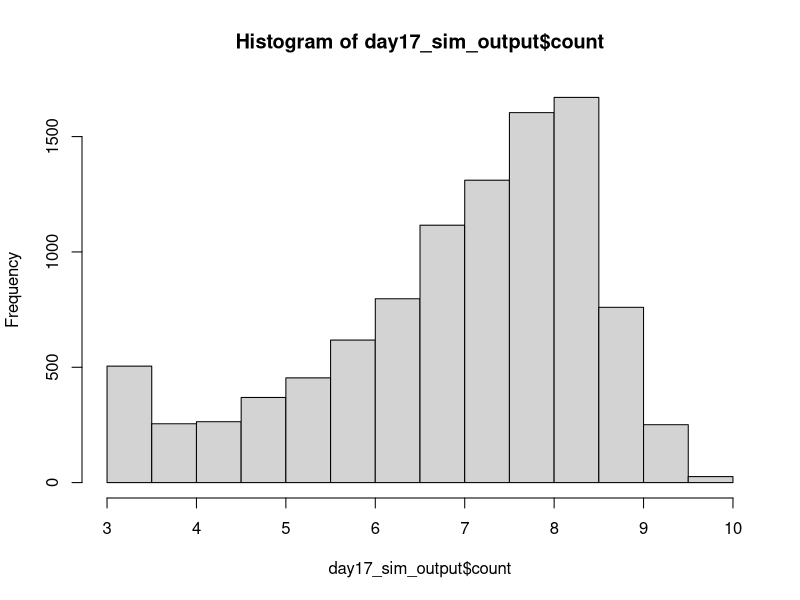
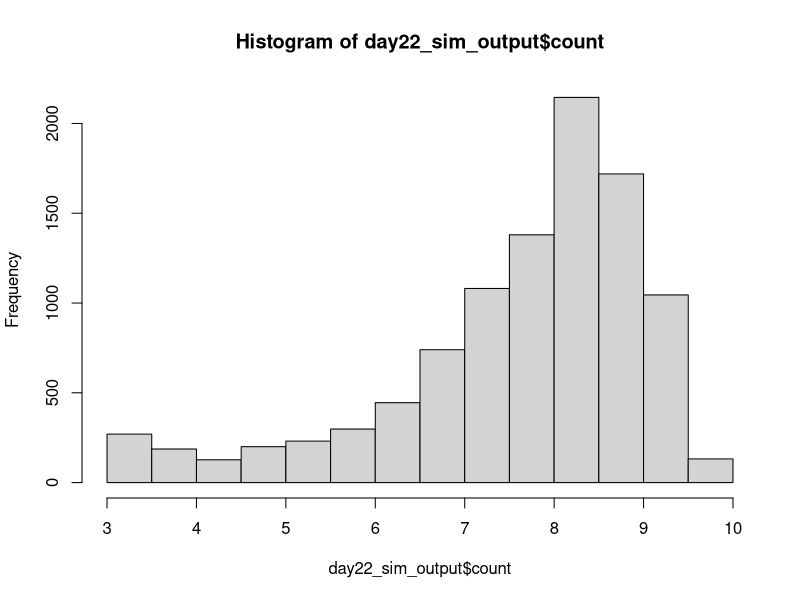

Generate these figures, in order, with R: (Note: this script raises an error after producing the figures.)
## ---------------------------Title---------------------------------------------
# CIDA Shelf Life Model

## ---------------------------Description---------------------------------------
# Project: CIDA Spinach 

# Description: 

## ---------------------------Packages------------------------------------------

#   Loading packages
library(dplyr); library(MASS); library(VGAM)

## ---------------------------Seed----------------------------------------------

#Set seed
set.seed(1)

## ---------------------------Inputs--------------------------------------------

#Load in data

strain_param <- read.csv("primary_model_parameters_strain_by_rep_2022_08_26.csv", header = TRUE)
apc_param <- read.csv("primary_model_parameters_apc_by_rep_2022_09_01.csv", header = TRUE)

mumax_secon <- read.csv("secondary_model_mumax_strain_by_rep_2022-09-01.csv", header = TRUE)
lag_secon <- read.csv("secondary_model_lag_strain_by_rep_2022_09_01.csv", header = TRUE)
lag_apc_secon <- read.csv("secondary_model_lag_apc_by_rep2022_09_01.csv", header = TRUE)

initial_count <- read.csv("initial_distribution_2022_08_24.csv", header = TRUE)
st_frequency <- read.csv("st_frequency_2022_05_18.csv", header = TRUE)

#Change strain parameters to lowercase 
strain_param$isolate <- tolower(strain_param$isolate)
apc_param$isolate <- tolower(apc_param$isolate)

mumax_secon$isolate <- tolower(mumax_secon$isolate)
lag_secon$isolate <- tolower(lag_secon$isolate)

#Initial Count Distribution: Log transforming initial count, and fitting a normal distribution to the data
initial_count_dist <- function(n){
  ans <- runif(n, min = initial_count$min, max = initial_count$max)
  return(ans)
}

#ST Distribution
isolates <- st_frequency$cida_isolates
st_prev <- st_frequency$frequency

st_dist <- function(n) {
ans <- sample(isolates, size = n, prob = st_prev, replace = T)
return(ans)
}

#Storage Temperature Distribution
temp_location <- 4
temp_shape <- 2.31

temp_dist <- function(n) {
  ans <- rlaplace(n, temp_location, temp_shape)
  for(i in 1:n)
  while (ans[i] < 0 | ans[i] > 10) {
    ans[i] <- rlaplace(1, temp_location, temp_shape)
  }
  return(ans)
}

#Primary Growth Models 


#Baranyi
baranyi <- function(day, log10n0, log10nmax, mumax, lag){
  log10n <- log10nmax + log10((-1 + exp(mumax * lag) + exp(mumax * day))/(exp(mumax * day) - 1 + exp(mumax * lag) * 10^(log10nmax - log10n0)))
}

#Baranyi without lag
baranyi_no_lag <- function(day, log10n0, log10nmax, mumax){
  log10n <- log10nmax - log10(1 + (10^(log10nmax - log10n0) - 1) * exp(-mumax * day))
}

#Buchanan
buchanan <- function(day, log10n0, log10nmax, mumax, lag){
  log10n <- log10n0 + (day >= lag) * (day <= (lag + (log10nmax - log10n0) * log(10) / mumax)) * mumax * (day - lag) / log(10) + (day >= lag) * (day>(lag + (log10nmax - log10n0) * log(10) / mumax)) * (log10nmax - log10n0)
}

#Buchanan without lag
buchanan_no_lag <- function(day, log10n0, log10nmax, mumax){
  log10n <- log10n0 + (day <= ((log10nmax - log10n0) * log(10) / mumax)) * mumax * day / log(10) + (day > ((log10nmax - log10n0) * log(10) / mumax)) * (log10nmax - log10n0)
}

#Gompertz
gompertz <- function(day, log10n0, log10nmax, mumax, lag){
  log10n <- log10n0 + (log10nmax - log10n0) * exp(-exp(mumax * exp(1) * (lag - day) / ((log10nmax - log10n0) * log(10)) + 1))
}


log10N_with_lag <- function(day, log10n0, log10nmax, mumax, lag, model) {
  ans <- numeric(length = length(day))
  for(i in seq_along(day)){
    if (model[i] == "baranyi") {
      ans[i] <- baranyi(day[i], log10n0[i], log10nmax[i], mumax[i], lag[i])
    }
    else if(model[i] == 'buchanan') {
      ans[i] <- buchanan(day[i], log10n0[i], log10nmax[i], mumax[i], lag[i])
    }
    else if(model[i] == "gompertz"){
      ans[i] <- gompertz(day[i], log10n0[i], log10nmax[i], mumax[i], lag[i])
    } 
    else{
      stop(paste0(model, " is not a valid model name. Must be one of Buchanan, Baranyi, Gompertz."))
    }
  }
  return(ans)
  
}

log10N_without_lag <- function(day, log10n0, log10nmax, mumax, model) {
  ans <- numeric(length = length(day))
  for(i in seq_along(day)){
    if (model[i] == "baranyi_no_lag") {
      ans[i] <- baranyi_no_lag(day[i], log10n0[i], log10nmax[i], mumax[i])
    }
    else if(model[i] == 'buchanan_no_lag') {
      ans[i] <- buchanan_no_lag(day[i], log10n0[i], log10nmax[i], mumax[i])
    }
    else{
      stop(paste0(model, " is not a valid model name. Must be one of Buchanan, Baranyi, Gompertz."))
    }
  }
  return(ans)
  
}

#Secondary model 

NewMu <- function(temp, b, temp_min) {
  sqrt_mu <- b*(temp - temp_min)
  ans <- sqrt_mu^2
  return(ans)
}

NewLag <- function(temp, b, temp_min) {
  sqrt_lag <- b*(temp - temp_min)
  ans <- sqrt_lag^2
  return(ans)
}

## ---------------------------Simulation Overview-------------------------------

n_packages <- 10000
n_sim <- n_packages
n_day <- 22

## ---------------Assigning Model Inputs----------------------------------------

#Assigning initial count, ST and temperature to each package
packages_sim <- data.frame(matrix(, nrow = n_sim, ncol = 9))
colnames(packages_sim) <- c("package", "initial_count", "storage_temp", "isolate", "isolate_rep", "model", "lag", "mu", "nmax")

packages_sim$package <- rep(1:n_packages)
packages_sim$initial_count <- initial_count_dist(n_sim)
packages_sim$storage_temp <- temp_dist(n_sim)
packages_sim$isolate <- st_dist(n_sim)
packages_sim$isolate_rep <- sample(1:3, n_sim, replace = TRUE)

#Assigning a growth model to each package. The selected model will be the best fitting model at 6˚C 
for(i in 1:n_sim){
  strain_index <- which(packages_sim$isolate[i] == strain_param$isolate & packages_sim$isolate_rep[i] == strain_param$rep & 6 == strain_param$temp)
  packages_sim$model[i] <- strain_param$model_type[strain_index]
}

#Assign lag to each package

for(i in 1:n_sim){
  rep <- packages_sim$isolate_rep[i]
  if(packages_sim$isolate[i] == "s12-0180"){
    rep <- sample(c(1, 3), 1, replace = TRUE)
  } else if (packages_sim$isolate[i] == "s12-0184"){
    rep <- 1
  } else if (packages_sim$isolate[i] == "s12-0132"){
    rep <- 3
  }  else {
    rep <- rep
  }
  apc_lag <- 0
  strain_index <- which(packages_sim$isolate[i] == lag_secon$isolate & rep == lag_secon$rep)
  strain_lag <- NewLag(packages_sim$storage_temp[i], lag_secon$b_mu[strain_index], lag_secon$temp_min_mu[strain_index])
  strain_lag <- ifelse(packages_sim$isolate[i] == "s12-0166", 0, strain_lag)
  packages_sim$lag[i] <- runif(n = 1, min = min(strain_lag, apc_lag), max = max(strain_lag, apc_lag))
  packages_sim$lag[i] <- packages_sim$lag[i]
}

packages_sim$lag <- ifelse(packages_sim$model %in% c("baranyi_no_lag", "buchanan_no_lag"), NA, packages_sim$lag)

#Assign mumax to each package
for(i in 1:n_sim){
  rep <- ifelse(packages_sim$isolate[i] == "s12-0141", 1, packages_sim$isolate_rep[i])
  strain_index <- which(packages_sim$isolate[i] == mumax_secon$isolate & rep == mumax_secon$rep)
  package_mu <- NewMu(packages_sim$storage_temp[i], mumax_secon$b_mu[strain_index], mumax_secon$temp_min_mu[strain_index])
  packages_sim$mu[i] <- package_mu
}

#Assign nmax to each package
for(i in 1:n_sim){
  rep <- packages_sim$isolate_rep[i]
strain_index <- which(packages_sim$isolate[i] == strain_param$isolate & rep == strain_param$rep & 6 == strain_param$temp)
apc_index <- which(packages_sim$isolate[i] == apc_param$isolate & rep == apc_param$rep & 6 == apc_param$temp)
strain_nmax <- strain_param$nmax[strain_index]
apc_nmax <- apc_param$nmax[strain_index]
packages_sim$nmax[i] <- runif(n = 1, strain_nmax, apc_nmax)
packages_sim$nmax[i] <- packages_sim$nmax[i]*1.0
}

## ----------------Assessing Growth Over Shelf Life-----------------------------

models_with_lag <- c("baranyi", "buchanan", "gompertz")

shelf_life_sim <- packages_sim[rep(seq_len(nrow(packages_sim)), each = 22), ]
rownames(shelf_life_sim) <- 1:nrow(shelf_life_sim)
shelf_life_sim["day"] <- rep(1:n_day, times = n_sim)
shelf_life_sim["count"] <- NA

shelf_life_sim[is.na(shelf_life_sim$lag), ] <- shelf_life_sim[is.na(shelf_life_sim$lag), ] %>% 
  mutate(count = log10N_without_lag(day, initial_count, nmax, mu, model))

shelf_life_sim[!is.na(shelf_life_sim$lag), ] <- shelf_life_sim[!is.na(shelf_life_sim$lag), ] %>% 
  mutate(count = log10N_with_lag(day, initial_count, nmax, mu, lag, model))

## --------------------------------Plotting Outcome-----------------------------

day17_sim_output <- shelf_life_sim %>%
  filter(day == 17)

h17 <- hist(day17_sim_output$count)
h17


day22_sim_output <- shelf_life_sim %>%
  filter(day == 22)

h22 <- hist(day22_sim_output$count)
h22

## --------------------------------Threshold------------------------------------

sa_temp <- shelf_life_sim %>%
  group_by(day) %>%
  summarise(prop_fail = sum(count > 7.6)/n_packages) %>%
  mutate(adj = 1.0) %>%
  mutate(param = "nmax")

## --------------------------------Export---------------------------------------

date <- Sys.Date()
date <- gsub("-", "_", date)
file_name <- paste0("output/sa_nmax_", date,".csv")
  
write.table(sa_temp, file_name, sep = ",", col.names = !file.exists(file_name), append = T, row.names = FALSE)
